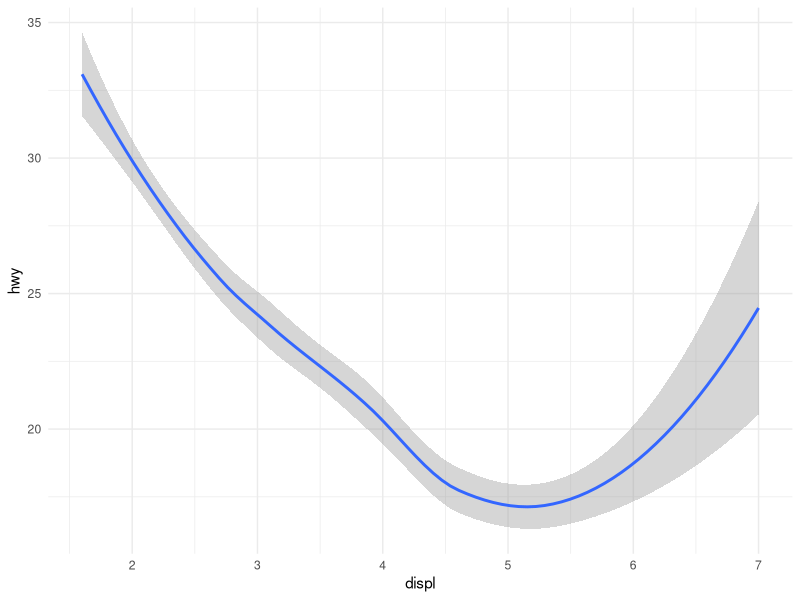

Write the R code that produced this figure.
library(tidyverse)
library(ggplot2)

data <- ggplot2::mpg

data %>%
  ggplot(aes(x = displ, y = hwy)) +
  geom_smooth() +
  theme_minimal()
